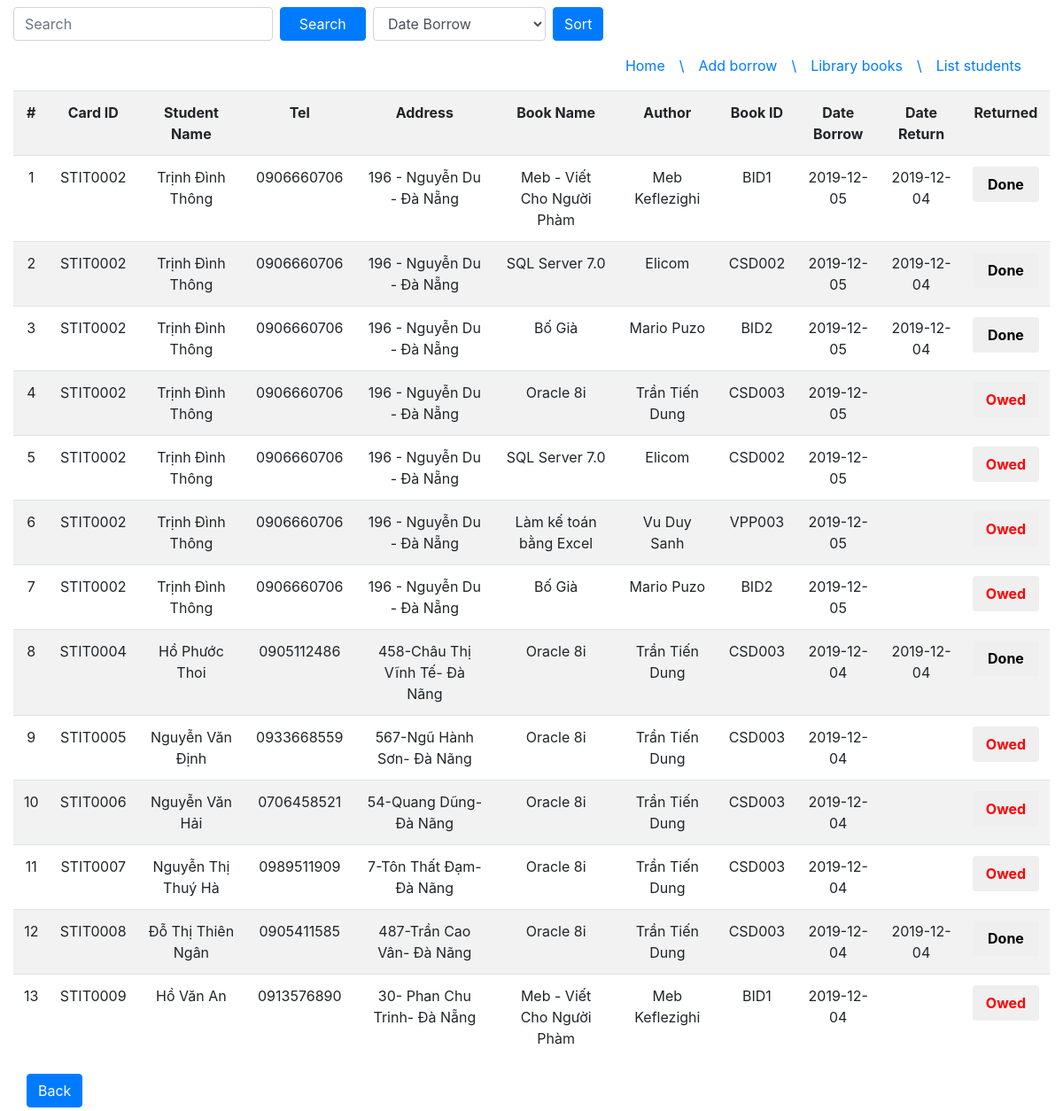
Screenshot of /index.php?action=borrow_list (signed in) with the database file from the repository.
### tables this page shows
CREATE TABLE `receipts` (
  `cardID` char(8) NOT NULL,
  `bookID` char(8) NOT NULL,
  `dateborrow` date DEFAULT NULL,
  `datereturn` date DEFAULT NULL,
  `returnOK` tinyint(1) DEFAULT NULL
);

CREATE TABLE `students` (
  `cardID` char(8) NOT NULL,
  `name` varchar(30) NOT NULL,
  `address` varchar(50) DEFAULT NULL,
  `tel` varchar(11) DEFAULT NULL
);

CREATE TABLE `books` (
  `bookID` char(6) NOT NULL,
  `name` varchar(50) NOT NULL,
  `publisher` varchar(50) NOT NULL,
  `author` varchar(50) NOT NULL,
  `categoryID` char(3) NOT NULL,
  `numofpage` int(11) UNSIGNED DEFAULT NULL,
  `maxdate` int(11) UNSIGNED DEFAULT NULL,
  `num` int(11) UNSIGNED DEFAULT NULL,
  `summary` varchar(255) DEFAULT NULL,
  `picture` varchar(255) DEFAULT NULL
);

### model/login.php (called while the page is built, shortened)
<?php
function getAccountList()
{
    $connection = Database::getConnectDB();
    try {
        $query = "SELECT * FROM userAccounts";
        $stmt = $connection->prepare($query);
        $stmt->execute();
        $result = $stmt->fetchAll(2);
        return $result;
    } catch (PDOException $e) {
        date_default_timezone_set("Asia/Bangkok");
        $date = date("d:m:y h:i:s");
        file_put_contents('getAccountListLog.txt', $date.$e->getMessage()."\n\n",8);
        return false;
    }
}
function checkLogin(&$userName, &$password,&$librarianName)
{
    $accountList = getAccountList();
    $userName = isset($_COOKIE['userName']) ? $_COOKIE['userName'] : false;
    $password = isset($_COOKIE['password']) ? $_COOKIE['password'] : false;
    if ($userName && $password) {
        foreach ($accountList as $item) {
            if ($item['userName'] == $userName && $item['password'] == $password) {
                return true;
            }
        }
    }
    return false;
}

### index.php (called while the page is built, shortened)
<?php
require_once 'controller/ControllerBorrowBook.php';
$controllerBorrowBook = new ControllerBorrowBook();
$controllerBorrowBook->invoke();

### model/receipt.php (called while the page is built, shortened)
<?php
function getBorrowList()
{
    $connection = Database::getConnectDB();
    try {
        $query = "SELECT s.cardID, s.name AS studentName, s.address, s.tel, b.bookID, b.categoryID, b.name AS bookName, b.publisher, b.author, r.dateborrow AS dateBorrow, r.datereturn as dateReturn, r.returnOK ";
        $query .= "FROM students s INNER JOIN receipts r ON s.cardID = r.cardID ";
        $query .= "INNER JOIN books b ON r.bookID = b.bookID ";
        $query .= "INNER JOIN categories c ON c.categoryID = b.categoryID ORDER BY s.cardID";
        $stmt = $connection->prepare($query);
        $stmt->execute();
        $result = $stmt->fetchAll();
        return $result;
    } catch (PDOException $e) {
        date_default_timezone_set("Asia/Bangkok");
        $date = date("d:m:y h:i:s");
        file_put_contents('getBorrowListLog.txt', $date.$e->getMessage()."\n\n",8);
        return false;
    }
}

### view/receipt/borrow_list.php (the view, shortened to what this page needs)
<!doctype html>
<html lang="en">
<head>
    <link rel="stylesheet" href="view/bootstrap4/css/bootstrap.min.css">
</head>
<body class="container-fluid">
<div class="">
    <form action="" method="post" accept-charset="utf-8">
        <input type="text" class="float-left col-3 form-control mt-2" name="search"
               value="<?php echo !empty($dataForm['valueSearch']) ? $dataForm['valueSearch'] : null; ?>" placeholder="Search">
        <button type="submit" class="col-1 btn btn-primary mx-2 mt-2 float-left" name="action" value="search_borrow">Search</button>
        <select name="sort" id="" class="float-left form-control mt-2 col-2">
            <option value="dateborrow" <?php echo !empty($sort)&&$sort=='dateborrow'?'selected':''?>>Date Borrow</option>
        </select>
        <button type="submit" class="btn btn-primary mx-2 float-left mt-2" name="action" value="sort_borrow_list">Sort</button>
            <nav>
                <ul class="navbar nav navbar-expand-sm float-right">
                    <li class="nav-item"><a class="nav-link" href="index.php">Home</a></li>
                    <a style="text-decoration: none" href="">\</a>
                    <li class="nav-item"><a class="nav-link" href="index.php?action=borrow_book">Add borrow</a></li>
                    <a style="text-decoration: none" href="">\</a>
                    <li class="nav-item"><a class="nav-link" href="index.php?action=list_book">Library books</a></li>
                    <a style="text-decoration: none" href="">\</a>
                    <li class="nav-item"><a class="nav-link" href="index.php?action=card_list">List students</a></li>
                </ul>
            </nav>
    </form>
</div>
<div class="">
    <table class="table table-striped text-center">
        <tr>
            <th>#</th>
            <th>Card ID</th>
            <th>Student Name</th>
            <th>Tel</th>
            <th>Address</th>
            <th>Book Name</th>
            <th>Author</th>
            <th>Book ID</th>
            <th>Date Borrow</th>
            <th>Date Return</th>
            <th>Returned</th>
        </tr>
        <?php $count = 1;
        foreach ($listBorrowBook as $value):?>
            <tr>
                <td><?php echo $count++; ?></td>
                <td><?php echo $value['cardID']; ?></td>
                <td><?php echo $value['studentName']; ?></td>
                <td><?php echo $value['tel']; ?></td>
                <td><?php echo $value['address']; ?></td>
                <td><?php echo $value['bookName']; ?></td>
                <td><?php echo $value['author']; ?></td>
                <td><?php echo $value['bookID']; ?></td>
                <td><?php echo $value['dateBorrow']; ?></td>
                <td><?php echo $value['dateReturn']; ?></td>
                <td>
                    <form action="" method="post">
                        <?php echo ($value['returnOK'] == 1) ? "<button type='submit' class='btn' name='action' value='delete_returned' id='returned'></button>" : "<button type='submit' class='btn' name='action' value='return_borrow' id='owed'></button>"; ?>
                    </form>
                </td>
            </tr>
        <?php endforeach; ?>
    </table>
</div>
<div class="container-fluid">
        <button type="button" onclick="window.location.href='<?php echo empty($dataForm['valueSearch']) ? 'index.php?action=list_book' : 'index.php?action=borrow_list'; ?>'"
                class="btn btn-primary mb-1" >Back
        </button>
</div>
</body>
</html>

### controller/ControllerBorrowBook.php (shortened to what this page needs)
<?php
require_once "model/receipt.php";
class ControllerBorrowBook
{
    public function invoke()
    {
        $action = filter_input(INPUT_POST, 'action');
        if (empty($action)) {
            $action = filter_input(INPUT_GET, 'action');
        }
        switch ($action) {
            case 'borrow_list':
                $dataForm = dataForm();
                !empty($dataForm['sort']) ? $sort = $dataForm['sort'] : $sort = 'dateborrow';
                if (checkLogin($dataForm['userName'],$dataForm['password'],$dataForm['librarianName'])){
                    $listBorrowBook = getBorrowList();
                    include "view/receipt/borrow_list.php";
                }else{
                    include "view/member/sign_in.php";
                    echo "<script>alert(\"Login session expired\");</script>";
                }
                break;
        }
    }
}

### view/receipt/borrow_list.php (style rules this page uses)
#owed { width: 75px; height: 40px; }
#owed:after { content: 'Owed'; font-weight: bold; color: red; }
#returned { width: 75px; height: 40px; }
#returned:after { content: 'Done'; font-weight: bold; color: black; }

### rows the page displays
receipts: cardID.cardID "STIT0002", cardID.name "Trịnh Đình Thông", cardID.tel "0906660706", cardID.address "196 - Nguyễn Du - Đà Nẵng", bookID.name "Meb - Viết Cho Người Phàm", bookID.author "Meb Keflezighi", bookID.bookID "BID1", dateborrow "2019-12-05", datereturn "2019-12-04", returnOK 1 (drawn)
receipts: cardID.cardID "STIT0002", cardID.name "Trịnh Đình Thông", cardID.tel "0906660706", cardID.address "196 - Nguyễn Du - Đà Nẵng", bookID.name "SQL Server 7.0", bookID.author "Elicom", bookID.bookID "CSD002", dateborrow "2019-12-05", datereturn "2019-12-04", returnOK 1 (drawn)
receipts: cardID.cardID "STIT0002", cardID.name "Trịnh Đình Thông", cardID.tel "0906660706", cardID.address "196 - Nguyễn Du - Đà Nẵng", bookID.name "Bố Già", bookID.author "Mario Puzo", bookID.bookID "BID2", dateborrow "2019-12-05", datereturn "2019-12-04", returnOK 1 (drawn)
receipts: cardID.cardID "STIT0002", cardID.name "Trịnh Đình Thông", cardID.tel "0906660706", cardID.address "196 - Nguyễn Du - Đà Nẵng", bookID.name "Oracle 8i", bookID.author "Trần Tiến Dung", bookID.bookID "CSD003", dateborrow "2019-12-05", returnOK 0 (drawn)
receipts: cardID.cardID "STIT0002", cardID.name "Trịnh Đình Thông", cardID.tel "0906660706", cardID.address "196 - Nguyễn Du - Đà Nẵng", bookID.name "SQL Server 7.0", bookID.author "Elicom", bookID.bookID "CSD002", dateborrow "2019-12-05", returnOK 0 (drawn)
receipts: cardID.cardID "STIT0002", cardID.name "Trịnh Đình Thông", cardID.tel "0906660706", cardID.address "196 - Nguyễn Du - Đà Nẵng", bookID.name "Làm kế toán bằng Excel", bookID.author "Vu Duy Sanh", bookID.bookID "VPP003", dateborrow "2019-12-05", returnOK 0 (drawn)
receipts: cardID.cardID "STIT0002", cardID.name "Trịnh Đình Thông", cardID.tel "0906660706", cardID.address "196 - Nguyễn Du - Đà Nẵng", bookID.name "Bố Già", bookID.author "Mario Puzo", bookID.bookID "BID2", dateborrow "2019-12-05", returnOK 0 (drawn)
receipts: cardID.cardID "STIT0004", cardID.name "Hồ Phước Thoi", cardID.tel "0905112486", cardID.address "458-Châu Thị Vĩnh Tế- Đà Nãng", bookID.name "Oracle 8i", bookID.author "Trần Tiến Dung", bookID.bookID "CSD003", dateborrow "2019-12-04", datereturn "2019-12-04", returnOK 1 (drawn)
receipts: cardID.cardID "STIT0005", cardID.name "Nguyễn Văn Định", cardID.tel "0933668559", cardID.address "567-Ngũ Hành Sơn- Đà Nãng", bookID.name "Oracle 8i", bookID.author "Trần Tiến Dung", bookID.bookID "CSD003", dateborrow "2019-12-04", returnOK 0 (drawn)
receipts: cardID.cardID "STIT0006", cardID.name "Nguyễn Văn Hải", cardID.tel "0706458521", cardID.address "54-Quang Dũng- Đà Nãng", bookID.name "Oracle 8i", bookID.author "Trần Tiến Dung", bookID.bookID "CSD003", dateborrow "2019-12-04", returnOK 0 (drawn)
receipts: cardID.cardID "STIT0007", cardID.name "Nguyễn Thị Thuý Hà", cardID.tel "0989511909", cardID.address "7-Tôn Thất Đạm- Đà Nãng", bookID.name "Oracle 8i", bookID.author "Trần Tiến Dung", bookID.bookID "CSD003", dateborrow "2019-12-04", returnOK 0 (drawn)
receipts: cardID.cardID "STIT0008", cardID.name "Đỗ Thị Thiên Ngân", cardID.tel "0905411585", cardID.address "487-Trần Cao Vân- Đà Nãng", bookID.name "Oracle 8i", bookID.author "Trần Tiến Dung", bookID.bookID "CSD003", dateborrow "2019-12-04", datereturn "2019-12-04", returnOK 1 (drawn)
receipts: cardID.cardID "STIT0009", cardID.name "Hồ Văn An", cardID.tel "0913576890", cardID.address "30- Phan Chu Trinh- Đà Nẵng", bookID.name "Meb - Viết Cho Người Phàm", bookID.author "Meb Keflezighi", bookID.bookID "BID1", dateborrow "2019-12-04", returnOK 0 (drawn)
